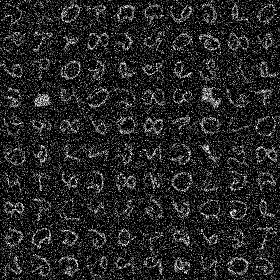
#> input picture 4. ImageProcessing/noisy_bangla.png, 280 x 280 px
$ python 3.3_Otsu_Binarization_Thresholding.py
#> lines starting #> are read from the running program, lines starting #| are printed output that depends on the picture; after the words box and inside, x2 and y2 are one past the last pixel; in counts of white or black regions, pixels touching at a corner belong together
'''
Otsu’s Binarization

In the first section, I told you there is a second parameter retVal. Its usage
comes when we go for Otsu’s Binarization. So what is it?

In global thresholding, we used an arbitrary value for threshold value, right?
So, how can we know a value we selected is good or not? Answer is, trial and
error method. But consider a bimodal image (In simple words, bimodal image is
an image whose histogram has two peaks). For that image, we can approximately
take a value in the middle of those peaks as threshold value, right? That is
what Otsu binarization does. So in simple words, it automatically calculates
a threshold value from image histogram for a bimodal image.
(For images which are not bimodal, binarization won’t be accurate.)

For this, our cv.threshold() function is used, but pass an extra flag,
cv.THRESH_OTSU. For threshold value, simply pass zero. Then the algorithm finds
the optimal threshold value and returns you as the second output, retVal.
If Otsu thresholding is not used, retVal is same as the threshold value you used.

Check out below example. Input image is a noisy image. In first case, I applied
global thresholding for a value of 127. In second case, I applied Otsu’s
thresholding directly. In third case, I filtered image with a 5x5 gaussian
kernel to remove the noise, then applied Otsu thresholding. See how noise
filtering improves the result.
'''

import cv2 as cv
import numpy as np
from matplotlib import pyplot as plt

img = cv.imread('noisy_bangla.png',0)
#> img is the input picture: shape (280, 280); min 0, max 255, mean 36.6

# global thresholding
ret1,th1 = cv.threshold(img,127,255,cv.THRESH_BINARY)
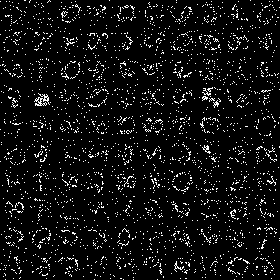
#> th1: shape (280, 280); 6.6% white in thin lines or dots

# Otsu's thresholding
ret2,th2 = cv.threshold(img,0,255,cv.THRESH_BINARY+cv.THRESH_OTSU)
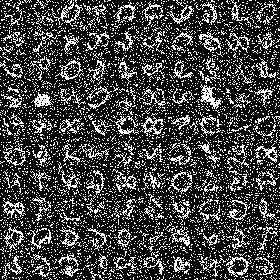
#> th2: shape (280, 280); 25.3% white in thin lines or dots
#> ret2 = 60

# Otsu's thresholding after Gaussian filtering
blur = cv.GaussianBlur(img,(5,5),0)
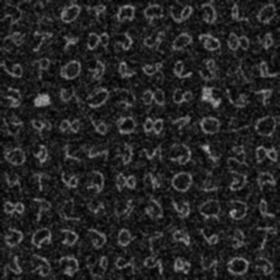
#> blur: shape (280, 280); min 1, max 180, mean 36.6
ret3,th3 = cv.threshold(blur,0,255,cv.THRESH_BINARY+cv.THRESH_OTSU)
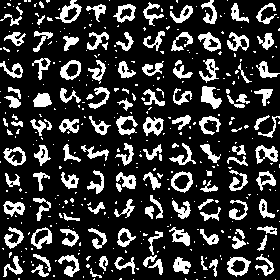
#> th3: shape (280, 280); 21.1% white; 403 white regions (279 under 20 px), largest, box (x1, y1, x2, y2) and area: (201, 86, 222, 109) 267, (55, 0, 82, 23) 241, (143, 117, 164, 136) 228
#> ret3 = 49

# plot all the images and their histograms
images = [img, 0, th1,
          img, 0, th2,
          blur, 0, th3]

titles = ['Original Noisy Image','Histogram','Global Thresholding (v=127)',
          'Original Noisy Image','Histogram',"Otsu's Thresholding",
          'Gaussian filtered Image','Histogram',"Otsu's Thresholding"]

for i in range(3):
    plt.subplot(3,3,i*3+1),plt.imshow(images[i*3],'gray')
    plt.title(titles[i*3]), plt.xticks([]), plt.yticks([])
    plt.subplot(3,3,i*3+2),plt.hist(images[i*3].ravel(),256)
    plt.title(titles[i*3+1]), plt.xticks([]), plt.yticks([])
    plt.subplot(3,3,i*3+3),plt.imshow(images[i*3+2],'gray')
    plt.title(titles[i*3+2]), plt.xticks([]), plt.yticks([])
plt.show()
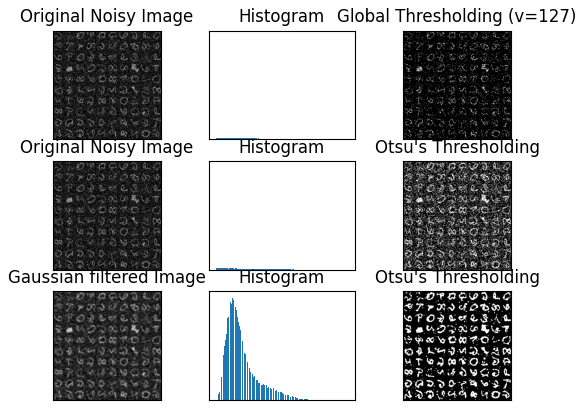
#> figure drawn by matplotlib, 9 panels
